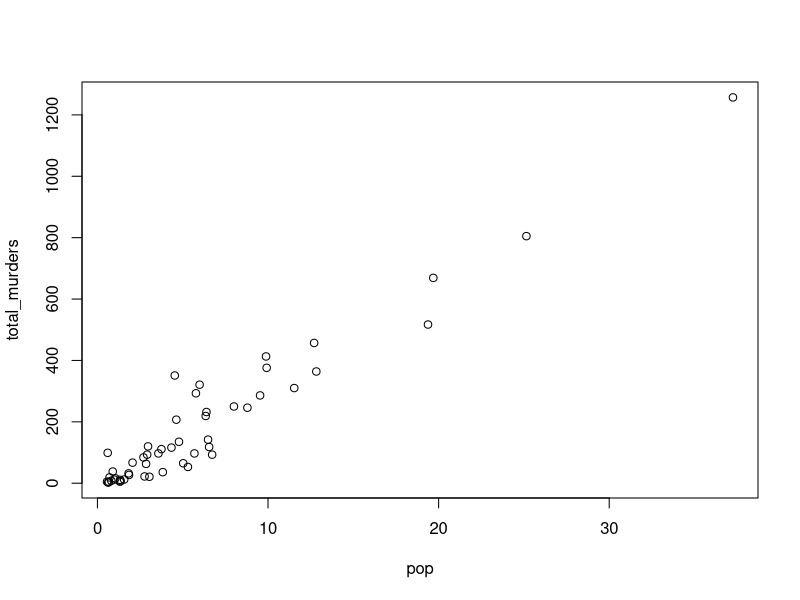

Here is the R script that generated this plot:
library(dslabs)
data("murders")
str(murders)
head(murders)
pop<-murders$population/10^6
total_murders<-murders$total
plot(pop,total_murders)
